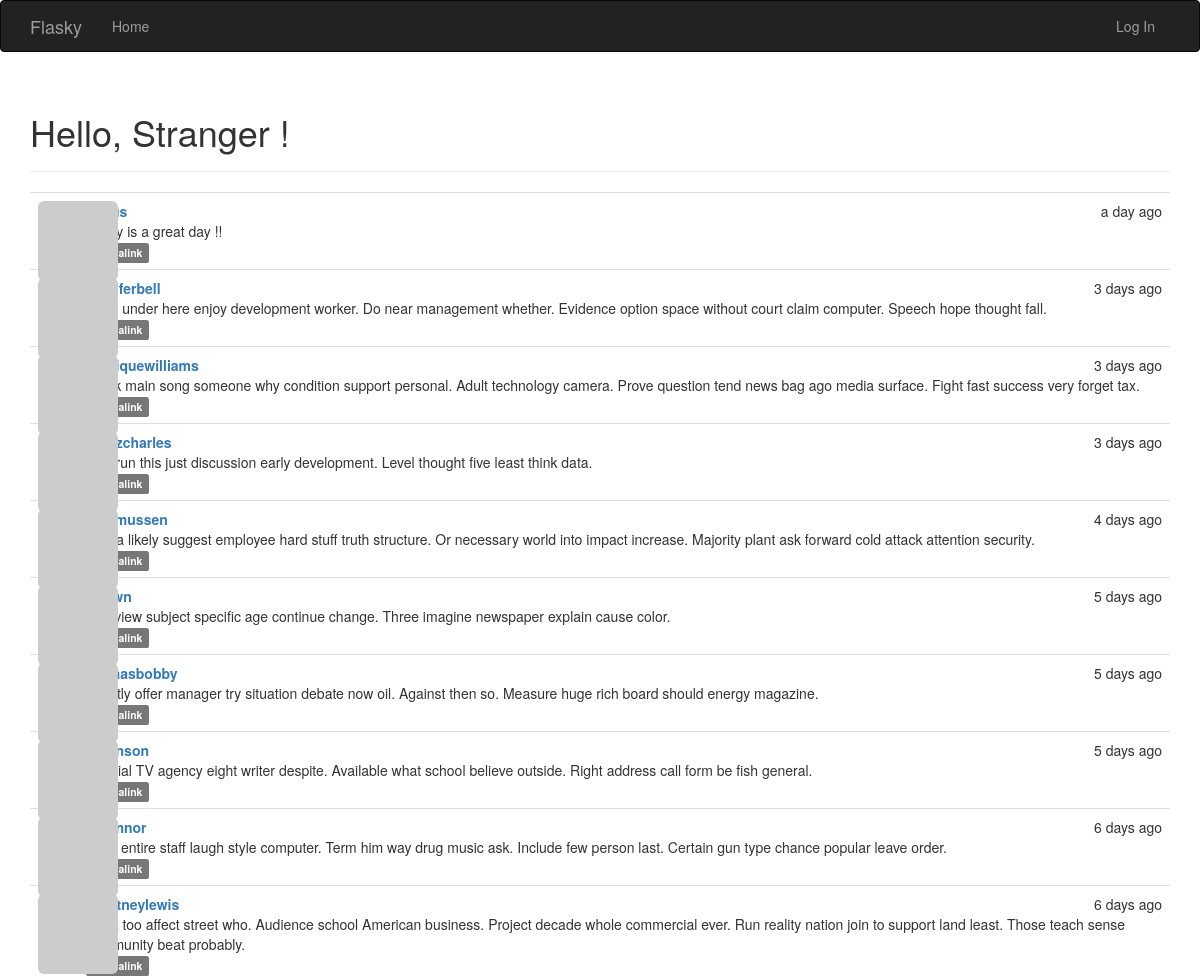
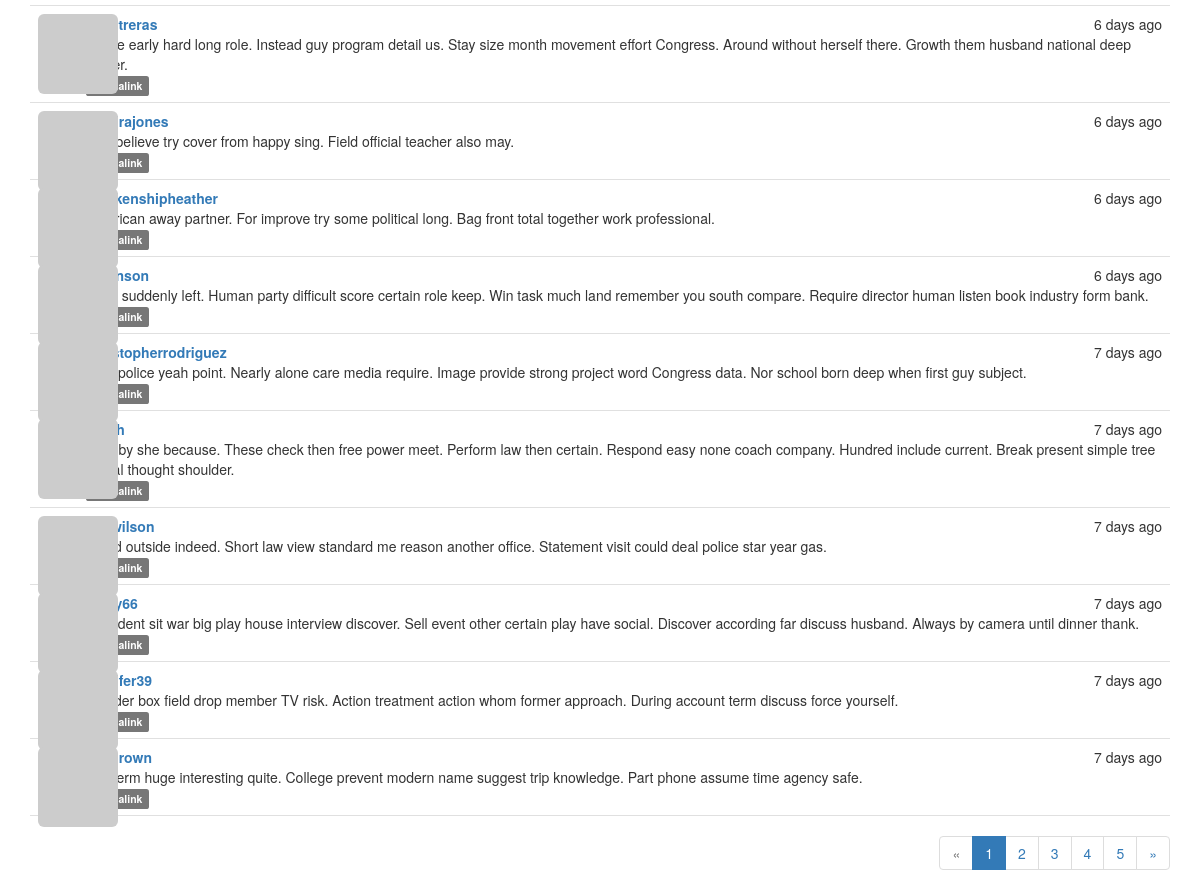
Before: / with the older database file (2 pictures, top to bottom).
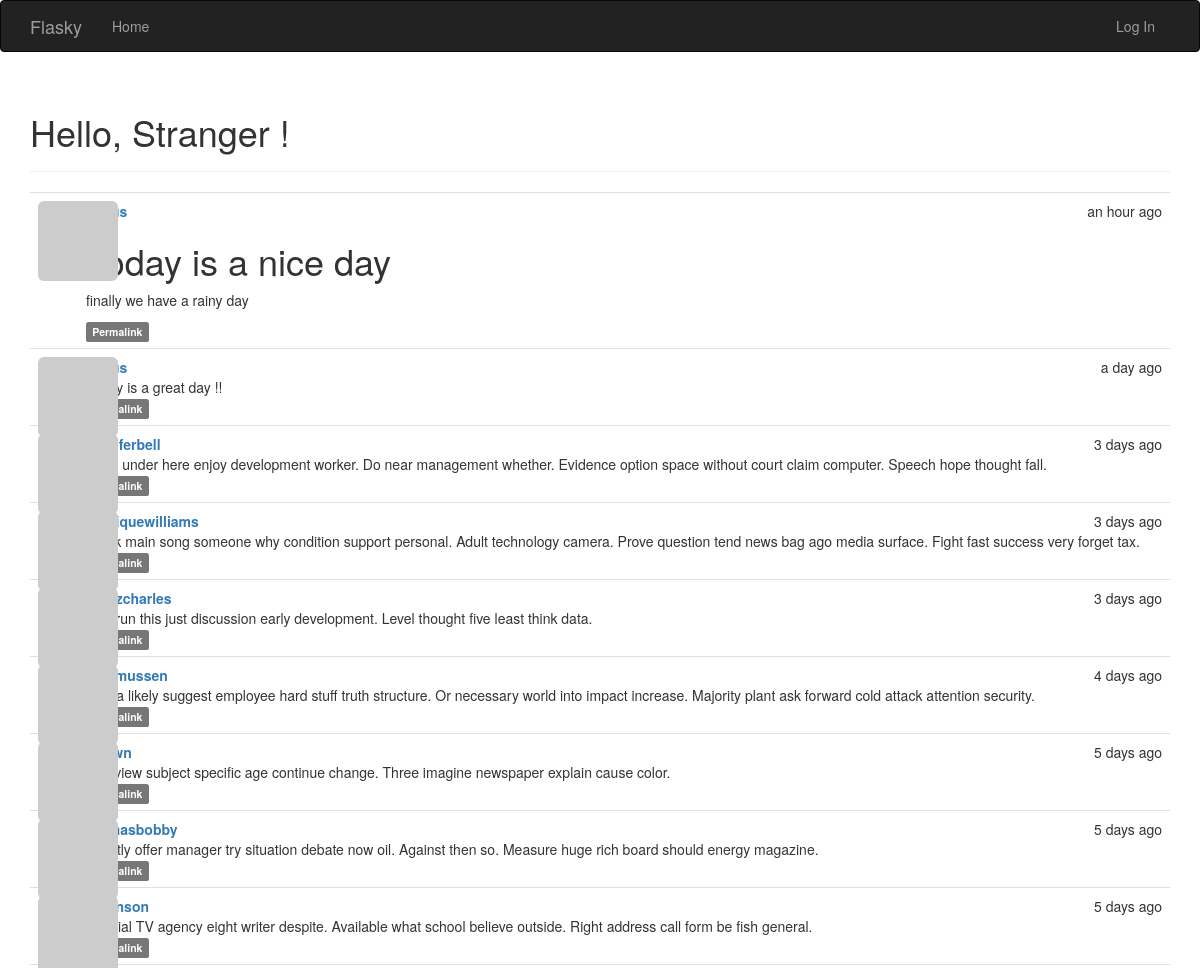
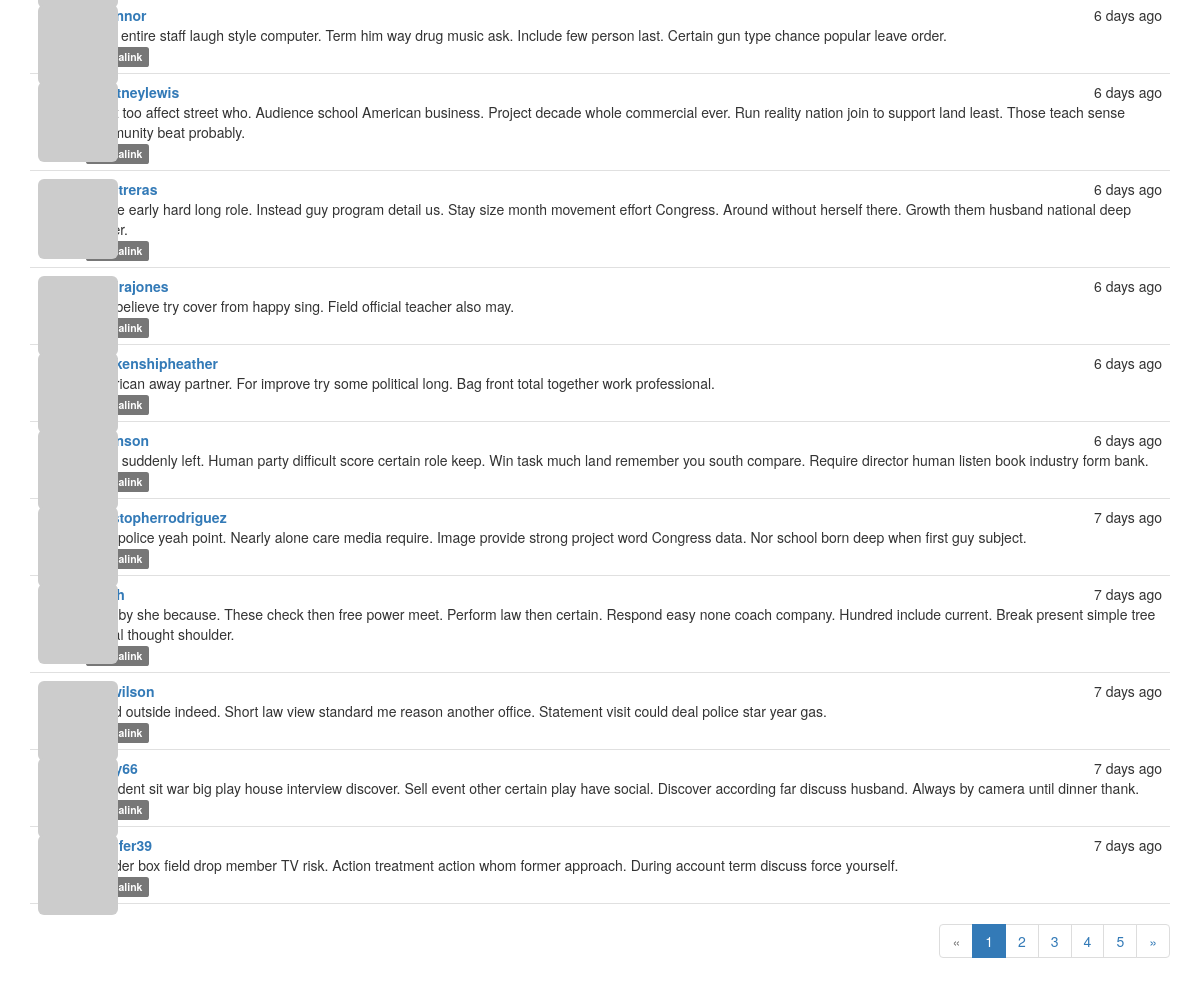
After: the same page with the newer database file (2 pictures, top to bottom).
### app/models.py (models this page shows, shortened)
class Post(db.Model):
    __tablename__ = 'posts'
    id = db.Column(db.Integer, primary_key=True)
    body = db.Column(db.Text) # 儲存markdown 格式文章
    body_html = db.Column(db.Text)  # 儲存html 格式文章
    timestamp = db.Column(db.DateTime, index=True, default=datetime.utcnow)
    author_id = db.Column(db.Integer, db.ForeignKey('users.id'))

class User(UserMixin, db.Model):
    __tablename__ = 'users'
    id = db.Column(db.Integer, primary_key=True)
    username = db.Column(db.String(64), unique=True, index=True)
    email = db.Column(db.String(64), unique=True, index=True)  # 讓使用者可以用email 登入
    role_id = db.Column(db.Integer, db.ForeignKey('roles.id'))
    password_hash = db.Column(db.String(128))
    confirmed = db.Column(db.Boolean, default=False)  # 帳號確認狀態
    name = db.Column(db.String(64))  # 本名
    location = db.Column(db.String(64))
    about_me = db.Column(db.Text())
    member_since = db.Column(db.DateTime(), default=datetime.utcnow)  # 建立時間
    last_seen = db.Column(db.DateTime(), default=datetime.utcnow)  # 上次訪問時間
    avatar_hash = db.Column(db.String(32))  # 儲存頭像URL用
    posts = db.relationship('Post', backref='author', lazy='dynamic')
    @property  # property 是只能讀取的屬性特性
    def password(self):
        raise AttributeError('password is not a readable attribute')
    def gravatar_hash(self):  # 產生email MD5 hash值
        return hashlib.md5(self.email.lower().encode('utf-8')).hexdigest()
    def gravatar(self, size=100, default='identicon', rating='g'):  # 產生gravatar的URL
        url = 'https://secure.gravatar.com/avatar'
        hash = self.avatar_hash or self.gravatar_hash()
        return f'{url}/{hash}?s={size}&d={default}&r={rating}'

### app/main/views.py (the view)
@main.route('/', methods=['GET', 'POST'])
def index():
    form = PostForm()
    if current_user.can(Permission.WRITE) and form.validate_on_submit():
        post = Post(body=form.body.data,
                    author=current_user._get_current_object())  # 傳入當前使用者的物件到author變數
        db.session.add(post)
        db.session.commit()
        return redirect(url_for('.index'))
    page = request.args.get('page', 1, type=int) # 從request的查詢字串取得，預設是第一頁
    pagination = Post.query.order_by(Post.timestamp.desc()).paginate(
        page, per_page=current_app.config['FLASKY_POSTS_PER_PAGE'],
        error_out=False)
    posts = pagination.items
    return render_template('index.html', form=form, posts=posts,pagination=pagination)

### app/auth/views.py (called while the page is built)
@auth.before_app_request  # 註冊成全域的裝飾器
def before_request():
    if current_user.is_authenticated:  # 如果使用者有登入下的判斷
        current_user.ping()  # 每次都執行 更新上次登入時間
        if not current_user.confirmed and request.endpoint \
            and request.blueprint != 'auth' and request.endpoint != 'static':
            return redirect(url_for('auth.unconfirmed'))

### app/main/__init__.py (called while the page is built)
@main.app_context_processor
def inject_permissions():
    return dict(Permission=Permission)

### app/models.py (called while the page is built)
    def can(self, permissions):
        return False

    def is_administrator(self):
        return False

### app/templates/index.html (shortened to what this page needs)
{% extends "base.html" %}
{% import "bootstrap/wtf.html" as wtf %}
{% import "_macros.html" as macros %}
{% block page_content %}
<div class="page-header">
    <h1>Hello, {% if current_user.is_authenticated %}
                {{ current_user.username }}
                {% else %}Stranger
                {% endif %}!</h1>
</div>
{% include '_posts.html' %}
{% if pagination %}
<div class="pagination">
    {{ macros.pagination_widget(pagination, '.index') }}
</div>
{% endif %}
{% endblock %}

### app/templates/_posts.html (shortened to what this page needs)
<ul class="posts">
    {% for post in posts %}
    <li class="post">
        <div class="post-thumbnail">
            <a href="{{ url_for('.user', username=post.author.username) }}">
                <img class="img-rounded profile-thumbnail" src="{{ post.author.gravatar(size=40) }}">
            </a>
        </div>
        <div class="post-content">
            <div class="post-date">{{ moment(post.timestamp).fromNow() }}</div>
            <div class="post-author"><a href="{{ url_for('.user', username=post.author.username) }}">{{ post.author.username }}</a></div>
                    <div class="post-body">
                {% if post.body_html %}
                    {{ post.body_html | safe }}
                {% else %}
                    {{ post.body }}
                {% endif %}
        </div>
            <div class="post-footer">
                <a href="{{ url_for('.post', id=post.id) }}">
                    <span class="label label-default">Permalink</span>
                </a>
            </div>
    </li>
    {% endfor %}
</ul>

Changed rows visible on the page:
no longer on this page (row unchanged): Post: timestamp "7 days ago", author.username "luisbrown", body "Top term huge interesting quite. College prevent modern name suggest trip knowledge. Part phone assume time agency safe."
added Post: timestamp "an hour ago", body_html "Today is a nice day finally we have a rainy day"
